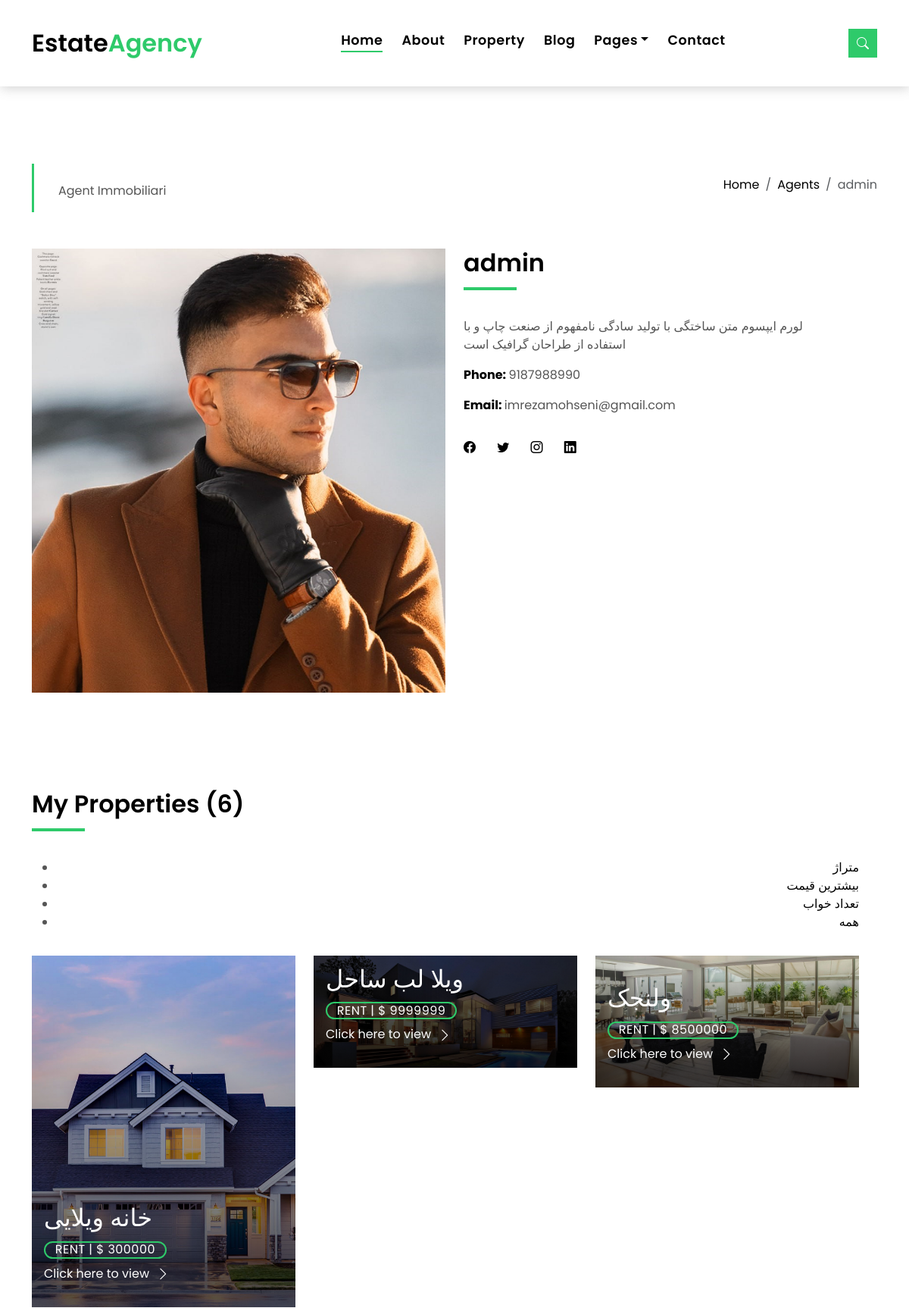
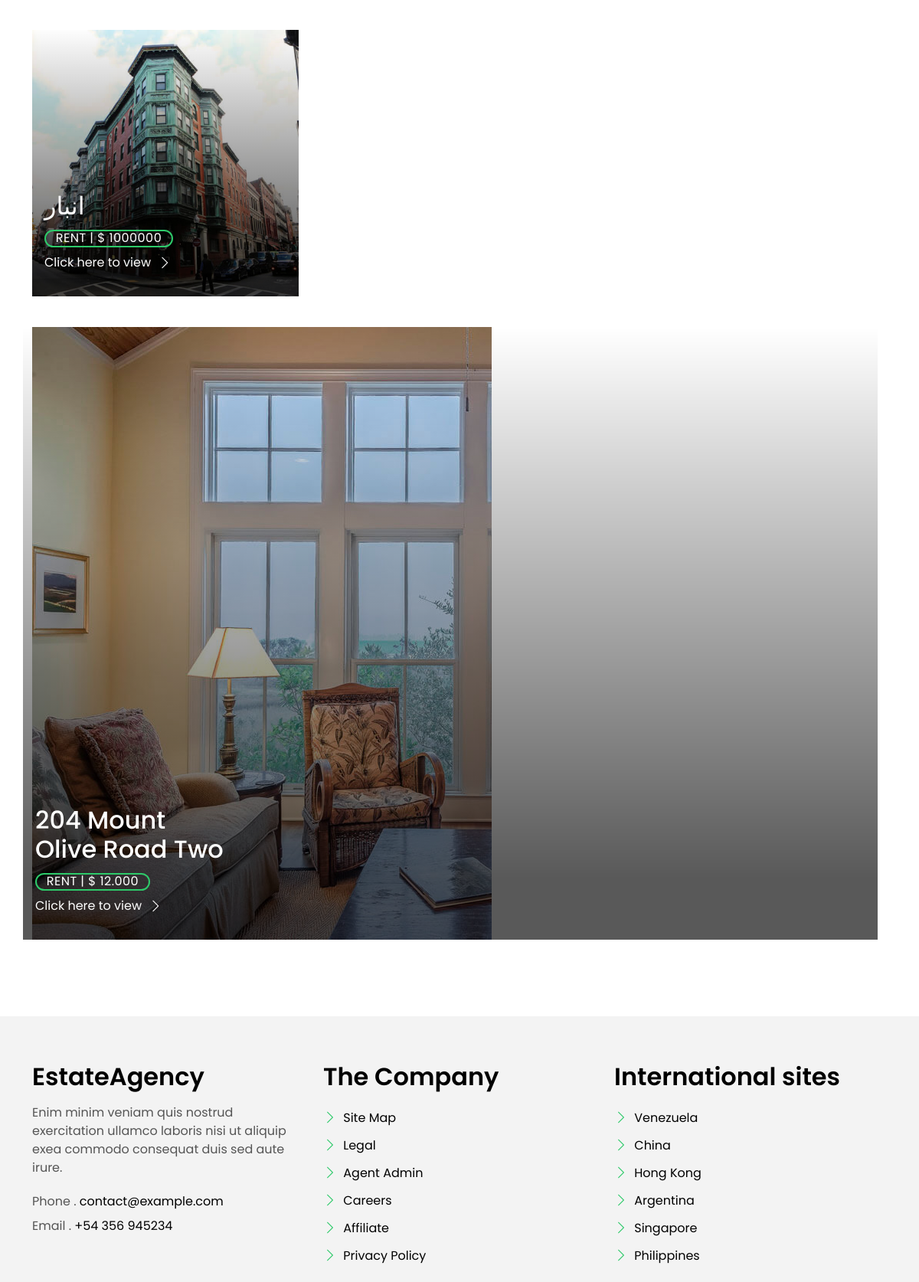
Page /agents-grid/agent-single/1 (upper part) on the committed database (2 pictures, top to bottom).
### agent/models.py (models this page shows, shortened)
class Agent(models.Model):
    user = models.ForeignKey(User , on_delete=models.CASCADE)
    image = models.ImageField(upload_to='agent' , default='defoulte_agent.jpg')
    score = models.IntegerField(default=0)
    description = models.TextField()
    phone = models.IntegerField(default=0000000000)
    email = models.CharField(max_length=100)
    facebook = models.CharField(max_length=100)
    x = models.CharField(max_length=100)
    instagram = models.CharField(max_length=100)
    linkedin = models.CharField(max_length=100)

### property/models.py (models this page shows, shortened)
class Category(models.Model):
    title = models.CharField(max_length=100)
    status = models.BooleanField(default=True)

class Propertie(models.Model):
    image = models.ImageField(upload_to='property' , default = 'property_default.jpg')
    title = models.CharField(max_length=100)
    category = models.ManyToManyField(Category)
    rent = models.IntegerField(default=0)
    area = models.IntegerField(default=0)
    beds = models.IntegerField(default=0)
    baths = models.IntegerField(default=0)
    garages = models.IntegerField(default=0)
    view = models.IntegerField(default=0)
    status = models.BooleanField(default=True)

### agent/views.py (the view)
# urls.py: path('agent-single/<int:id>' , agent_single , name='agent-single'),
def agent_single(request,id):
    agent=Agent.objects.get(id=id)
    context={
        'agent':agent,
        'category': Category.objects.all(),
        'property': Propertie.objects.filter(status=True),
    }
    return render(request , 'agent/agent-single.html' , context=context )

### templates/agent/agent-single.html (shortened to what this page needs)
{% extends "base.html" %}
{% load static %}
{% block 'content' %}
  <main id="main">
    <section class="intro-single">
      <div class="container">
        <div class="row">
          <div class="col-md-12 col-lg-8">
            <div class="title-single-box">
              <span class="color-text-a">Agent Immobiliari</span>
            </div>
          </div>
          <div class="col-md-12 col-lg-4">
            <nav aria-label="breadcrumb" class="breadcrumb-box d-flex justify-content-lg-end">
              <ol class="breadcrumb">
                <li class="breadcrumb-item">
                  <a href="#">Home</a>
                </li>
                <li class="breadcrumb-item">
                  <a href="#">Agents</a>
                </li>
                <li class="breadcrumb-item active" aria-current="page">
                  {{agent.user.username}}                </li>
              </ol>
            </nav>
          </div>
        </div>
      </div>
    </section>
    <section class="agent-single">
      <div class="container">
        <div class="row">
          <div class="col-sm-12">
            <div class="row">
              <div class="col-md-6">
                <div class="agent-avatar-box">
                  <img src={{agent.image.url}} alt="" class="agent-avatar img-fluid">
                </div>
              </div>
              <div class="col-md-5 section-md-t3">
                <div class="agent-info-box">
                  <div class="agent-title">
                    <div class="title-box-d">
                      <h3 class="title-d">{{agent.user.username}}
                      </h3>
                    </div>
                  </div>
                  <div class="agent-content mb-3">
                    <p class="content-d color-text-a">
                      {{agent.description}}
                    </p>
                    <div class="info-agents color-a">
                      <p>
                        <strong>Phone: </strong>
                        <span class="color-text-a"> {{agent.phone}}</span>
                      </p>
                      <p>
                        <strong>Email: </strong>
                        <span class="color-text-a"> {{agent.email}}</span>
                      </p>
                    </div>
                  </div>
                  <div class="socials-footer">
                    <ul class="list-inline">
                      <li class="list-inline-item">
                        <a href="#" class="link-one">
                          <i class="bi bi-facebook" aria-hidden="true"></i>
                        </a>
                      </li>
                      <li class="list-inline-item">
                        <a href="#" class="link-one">
                          <i class="bi bi-twitter" aria-hidden="true"></i>
                        </a>
                      </li>
                      <li class="list-inline-item">
                        <a href="#" class="link-one">
                          <i class="bi bi-instagram" aria-hidden="true"></i>
                        </a>
                      </li>
                      <li class="list-inline-item">
                        <a href="#" class="link-one">
                          <i class="bi bi-linkedin" aria-hidden="true"></i>
                        </a>
                      </li>
                    </ul>
                  </div>
                </div>
              </div>
            </div>
          </div>
          <div class="col-md-12 section-t8">
            <div class="title-box-d">
              <h3 class="title-d">My Properties (6)</h3>
            </div>
          </div>
          <div class="row property-grid grid">
            <div class="col-sm-12">
              <div class="grid-option">
                <ul>
                {% for obj in category %}
                    <li> <a href={% url 'agent:list_by_category' category=obj.title %}>{{obj.title}}</a></option>
                {% endfor %}
                </ul>
              </div>
            </div>
            {% for obj in property %}
            <div class="col-md-4">
              <div class="card-box-a card-shadow">
                <div class="img-box-a">
                  <img src={{obj.image.url}} alt="" class="img-a img-fluid">
                </div>
                <div class="card-overlay">
                  <div class="card-overlay-a-content">
                    <div class="card-header-a">
                      <h2 class="card-title-a">
                        <a href="#">{{obj.title}}
                          <br /> </a>
                      </h2>
                    </div>
                    <div class="card-body-a">
                      <div class="price-box d-flex">
                        <span class="price-a">rent | $ {{obj.rent}}</span>
                      </div>
                      <a href={% url 'agent:list_by_de' id=obj.id %} class="link-a">Click here to view
                        <span class="bi bi-chevron-right"></span>
                      </a>
                    </div>
                  </div>
                </div>
              </div>
            </div>
            {% endfor %}
              <div class="card-box-a card-shadow">
                <div class="img-box-a">
                  <img src="{% static 'assets/img/property-10.jpg' %}" alt="" class="img-a img-fluid">
                </div>
                <div class="card-overlay">
                  <div class="card-overlay-a-content">
                    <div class="card-header-a">
                      <h2 class="card-title-a">
                        <a href="#">204 Mount
                          <br /> Olive Road Two</a>
                      </h2>
                    </div>
                    <div class="card-body-a">
                      <div class="price-box d-flex">
                        <span class="price-a">rent | $ 12.000</span>
                      </div>
                      <a href="#" class="link-a">Click here to view
                        <span class="bi bi-chevron-right"></span>
                      </a>
                    </div>
                  </div>
                </div>
              </div>
            </div>
          </div>
        </div>
    </section>
  </main>
{% endblock 'content' %}

### static/assets/css/style.css (style rules this page uses)
body { font-family: "Poppins", sans-serif; color: #555555; }
h1, h2, h3, h4, h5, h6 { color: #000000; }
a { color: #000000; text-decoration: none; transition: all 0.5s ease; }
.link-one { color: #000000; transition: all 0.5s ease; }
.link-a { text-decoration: none; color: #ffffff; text-decoration: none; }
@media (min-width: 768px) { .link-a { font-size: 0.9rem; } }
@media (min-width: 992px) { .link-a { font-size: 1rem; } }
.link-a span { font-size: 18px; vertical-align: middle; margin-left: 5px; }
@media (min-width: 768px) { .link-a span { font-size: 1.5rem; } }
@media (min-width: 992px) { .link-a span { font-size: 18px; } }
.color-a { text-decoration: none; color: #000000; }
.color-text-a { text-decoration: none; color: #555555; }
.section-t8 { padding-top: 8rem; }
.title-box-d { padding-bottom: 1.8rem; margin-bottom: 1rem; position: relative; }
.title-box-d .title-d { font-weight: 600; font-size: 2rem; }
.title-box-d .title-d:after { content: ""; position: absolute; width: 70px; height: 4px; background-color: #2eca6a; bottom: 20px; left: 0; }
.intro-single { padding: 12rem 0 3rem; }
.intro-single .title-single-box { padding: 1rem 0 1rem 2rem; }
.intro-single .title-single-box { border-left: 3px solid #2eca6a; }
.intro-single .breadcrumb-box { padding: 1rem 0 0 0.5rem; }
.intro-single .breadcrumb { background-color: transparent; padding-right: 0; padding-left: 0; }
.card-box-a span, .card-box-b span, .card-box-c span, .card-box-d span { line-height: 0; }
@media (min-width: 768px) { .grid .card-box-a, .grid .card-box-b, .grid .card-box-c, .grid .card-box-d { margin-bottom: 2.5rem; } }
.card-box-a, .card-box-b, .card-box-d { position: relative; overflow: hidden; -webkit-backface-visibility: hidden; backface-visibility: hidden; }
.card-box-a .img-a, .card-box-a .img-b, .card-box-b .img-a, .card-box-b .img-b { transition: 0.8s all ease-in-out; }
@media (min-width: 768px) { .card-box-a .price-a, .card-box-b .price-a { font-size: 0.9rem; } }
@media (min-width: 992px) { .card-box-a .price-a, .card-box-b .price-a { font-size: 1rem; } }
.card-overlay { position: absolute; width: 100%; height: 100%; top: 0; left: 0; }
.card-shadow { -webkit-backface-visibility: hidden; backface-visibility: hidden; }
.card-shadow:before { content: " "; position: absolute; top: 0; left: 0; width: 100%; height: 100%; z-index: 1; background: linear-gradient(to bottom, rgba(0, 0, 0, 0) 0%, rgba(0, 0, 0, 0.2) 27%, rgba(0, 0, 0, 0.65) 90%); }
.card-overlay-a-content { transition: all 0.5s ease-in; position: absolute; width: 100%; bottom: 0px; z-index: 2; }
@media (min-width: 768px) { .card-overlay-a-content { bottom: -20px; } }
@media (min-width: 992px) { .card-overlay-a-content { bottom: 0px; } }
.card-header-a { padding: 0 1rem; }
.card-header-a .card-title-a { color: #ffffff; margin-bottom: 0; padding-bottom: 0.7rem; }
@media (min-width: 768px) { .card-header-a .card-title-a { font-size: 1.3rem; } }
@media (min-width: 992px) { .card-header-a .card-title-a { font-size: 2rem; } }
.card-header-a .card-title-a a { color: #ffffff; text-decoration: none; }
.card-body-a { z-index: 2; transition: all 0.5s ease-in; padding: 0rem 1rem 2rem 1rem; }
.card-body-a .price-box { padding-bottom: 0.5rem; }
.price-a { color: #ffffff; padding: 0.6rem 0.8rem; border: 2px solid #2eca6a; border-radius: 50px; text-transform: uppercase; letter-spacing: 0.03em; }
.property-grid .grid-option { text-align: right; margin-bottom: 2rem; }
.agent-info-box .socials-footer { margin-top: 2rem; }
.agent-info-box .socials-footer li { margin-right: 1.5rem; }

### rows in the picture
Agent: user.username "admin", image (picture), description "لورم ایپسوم متن ساختگی با تولید سادگی نامفهوم از صنعت چاپ و با استفاده از طراحان گرافیک است", phone "9187988990", email "imrezamohseni@gmail.com"
Category: title "متراژ"
Category: title "بیشترین قیمت"
Category: title "تعداد خواب"
Category: title "همه"
Propertie: image (picture), title "خانه ویلایی", rent "300000"
Propertie: image (picture), title "ویلا لب ساحل", rent "9999999"
Propertie: image (picture), title "ولنجک", rent "8500000"
Propertie: image (picture), title "انبار", rent "1000000"
